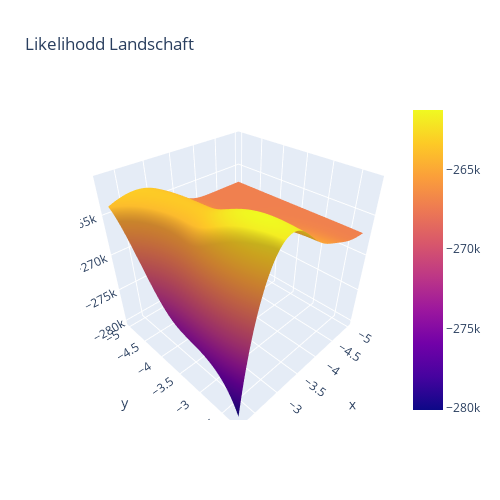

The notebook cell this image was saved under:
### Code cell
import plotly.graph_objects as go
import pandas as pd

n = 100
x_grid = np.linspace(-5, -2.25, n)
y_grid = np.linspace(-5, -2.25, n)
X_grid = np.array(np.meshgrid(x_grid, y_grid))
X_grid  = X_grid.swapaxes(0, 2)
X_grid = X_grid.reshape((-1, 2))
z = np.asarray([gpr_de.log_marginal_likelihood(X) for X in X_grid])
z = z.reshape(n, n)

fig = go.Figure(
    data=go.Surface(x=x_grid, y=y_grid, z=z),
    layout=go.Layout(
        title="Mt Bruno Elevation",
        width=500,
        height=500,
    ))

fig.update_layout(template="plotly", title="Likelihodd Landschaft")
fig.show()

### Figure 1 — Plotly figure (JSON) as saved in the notebook; plotly's stock layout.template omitted (floating-point values rounded to 4 significant figures; data arrays with more than 128 entries replaced by an {"elided": "..."} marker saying what was removed)
{"data": [{"type": "surface", "x": [-5, -4.972, -4.944, -4.917, -4.889, -4.861, -4.833, -4.806, -4.778, -4.75, -4.722, -4.694, -4.667, -4.639, -4.611, -4.583, -4.556, -4.528, -4.5, -4.472, -4.444, -4.417, -4.389, -4.361, -4.333, -4.306, -4.278, -4.25, -4.222, -4.194, -4.167, -4.139, -4.111, -4.083, -4.056, -4.028, -4, -3.972, -3.944, -3.917, -3.889, -3.861, -3.833, -3.806, -3.778, -3.75, -3.722, -3.694, -3.667, -3.639, -3.611, -3.583, -3.556, -3.528, -3.5, -3.472, -3.444, -3.417, -3.389, -3.361, -3.333, -3.306, -3.278, -3.25, -3.222, -3.194, -3.167, -3.139, -3.111, -3.083, -3.056, -3.028, -3, -2.972, -2.944, -2.917, -2.889, -2.861, -2.833, -2.806, -2.778, -2.75, -2.722, -2.694, -2.667, -2.639, -2.611, -2.583, -2.556, -2.528, -2.5, -2.472, -2.444, -2.417, -2.389, -2.361, -2.333, -2.306, -2.278, -2.25], "y": [-5, -4.972, -4.944, -4.917, -4.889, -4.861, -4.833, -4.806, -4.778, -4.75, -4.722, -4.694, -4.667, -4.639, -4.611, -4.583, -4.556, -4.528, -4.5, -4.472, -4.444, -4.417, -4.389, -4.361, -4.333, -4.306, -4.278, -4.25, -4.222, -4.194, -4.167, -4.139, -4.111, -4.083, -4.056, -4.028, -4, -3.972, -3.944, -3.917, -3.889, -3.861, -3.833, -3.806, -3.778, -3.75, -3.722, -3.694, -3.667, -3.639, -3.611, -3.583, -3.556, -3.528, -3.5, -3.472, -3.444, -3.417, -3.389, -3.361, -3.333, -3.306, -3.278, -3.25, -3.222, -3.194, -3.167, -3.139, -3.111, -3.083, -3.056, -3.028, -3, -2.972, -2.944, -2.917, -2.889, -2.861, -2.833, -2.806, -2.778, -2.75, -2.722, -2.694, -2.667, -2.639, -2.611, -2.583, -2.556, -2.528, -2.5, -2.472, -2.444, -2.417, -2.389, -2.361, -2.333, -2.306, -2.278, -2.25], "z": {"elided": "100x100 float values"}}], "layout": {"height": 500, "title": {"text": "Likelihodd Landschaft"}, "width": 500}}
